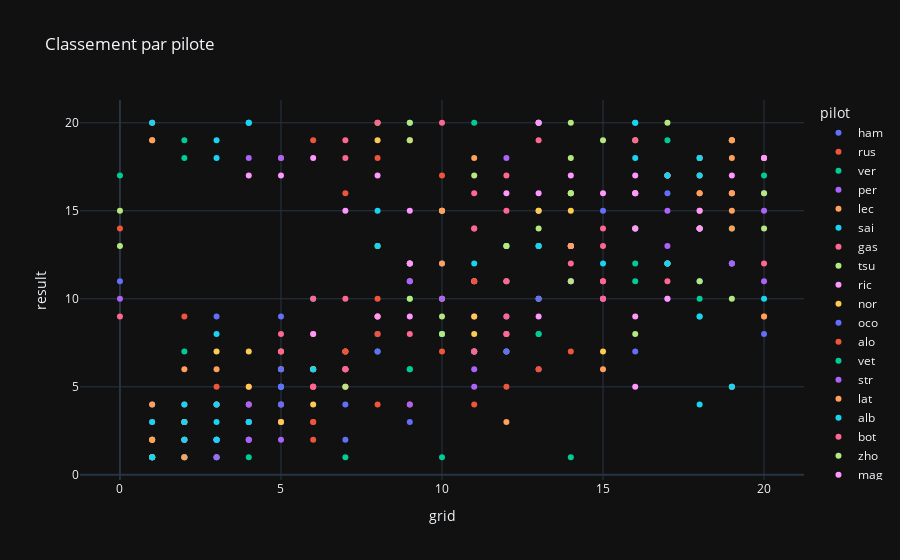

Notebook source saved alongside this figure:
### Markdown cell above
### nuage de point
un graph avec la position sur la grille en x, et le classement en y. cela permet de predire si l'ordre de la grille est conservé

### Code cell
px.scatter(data_all, x="grid", y="result", color="pilot", title="Classement par pilote", template="plotly_dark")

### Figure 1 — Plotly figure (JSON) as saved in the notebook; plotly's stock layout.template omitted (floating-point values rounded to 4 significant figures)
{"data": [{"hovertemplate": "pilot=ham<br>grid=%{x}<br>result=%{y}<extra></extra>", "legendgroup": "ham", "marker": {"color": "#636efa", "symbol": "circle"}, "mode": "markers", "name": "ham", "orientation": "v", "showlegend": true, "type": "scatter", "x": [5, 15, 5, 14, 6, 6, 8, 7, 4, 5, 9, 4, 7, 4, 4, 19, 3, 6, 3, 3], "xaxis": "x", "y": [3, 10, 4, 13, 6, 5, 8, 4, 3, 3, 3, 2, 2, 20, 4, 5, 9, 5, 2, 2], "yaxis": "y"}, {"hovertemplate": "pilot=rus<br>grid=%{x}<br>result=%{y}<extra></extra>", "legendgroup": "rus", "marker": {"color": "#EF553B", "symbol": "circle"}, "mode": "markers", "name": "rus", "orientation": "v", "showlegend": true, "type": "scatter", "x": [9, 6, 6, 11, 12, 4, 6, 5, 8, 8, 4, 6, 1, 5, 6, 2, 0, 8, 4, 2], "xaxis": "x", "y": [4, 5, 3, 4, 5, 3, 5, 3, 4, 18, 4, 3, 3, 4, 2, 3, 14, 8, 5, 4], "yaxis": "y"}, {"hovertemplate": "pilot=ver<br>grid=%{x}<br>result=%{y}<extra></extra>", "legendgroup": "ver", "marker": {"color": "#00cc96", "symbol": "circle"}, "mode": "markers", "name": "ver", "orientation": "v", "showlegend": true, "type": "scatter", "x": [2, 4, 2, 1, 3, 2, 4, 3, 1, 2, 1, 2, 10, 14, 1, 7, 8, 1, 2, 1], "xaxis": "x", "y": [19, 1, 18, 1, 1, 1, 3, 1, 1, 7, 2, 1, 1, 1, 1, 1, 7, 1, 1, 1], "yaxis": "y"}, {"hovertemplate": "pilot=per<br>grid=%{x}<br>result=%{y}<extra></extra>", "legendgroup": "per", "marker": {"color": "#ab63fa", "symbol": "circle"}, "mode": "markers", "name": "per", "orientation": "v", "showlegend": true, "type": "scatter", "x": [4, 1, 3, 3, 4, 5, 3, 2, 13, 4, 13, 3, 11, 2, 5, 13, 2, 4, 9, 4], "xaxis": "x", "y": [18, 4, 2, 2, 4, 2, 1, 2, 20, 2, 20, 4, 5, 2, 5, 6, 1, 2, 4, 3], "yaxis": "y"}, {"hovertemplate": "pilot=lec<br>grid=%{x}<br>result=%{y}<extra></extra>", "legendgroup": "lec", "marker": {"color": "#FFA15A", "symbol": "circle"}, "mode": "markers", "name": "lec", "orientation": "v", "showlegend": true, "type": "scatter", "x": [1, 2, 1, 2, 1, 1, 1, 1, 19, 3, 2, 1, 3, 15, 2, 1, 1, 2, 12, 7], "xaxis": "x", "y": [1, 2, 1, 6, 2, 20, 4, 19, 5, 4, 1, 19, 6, 6, 3, 2, 2, 3, 3, 6], "yaxis": "y"}, {"hovertemplate": "pilot=sai<br>grid=%{x}<br>result=%{y}<extra></extra>", "legendgroup": "sai", "marker": {"color": "#19d3f3", "symbol": "circle"}, "mode": "markers", "name": "sai", "orientation": "v", "showlegend": true, "type": "scatter", "x": [3, 3, 9, 4, 2, 3, 2, 4, 3, 1, 3, 19, 2, 1, 3, 18, 4, 3, 1, 5], "xaxis": "x", "y": [2, 3, 20, 20, 3, 4, 2, 20, 2, 1, 18, 5, 4, 3, 8, 4, 3, 19, 20, 5], "yaxis": "y"}, {"hovertemplate": "pilot=gas<br>grid=%{x}<br>result=%{y}<extra></extra>", "legendgroup": "gas", "marker": {"color": "#FF6692", "symbol": "circle"}, "mode": "markers", "name": "gas", "orientation": "v", "showlegend": true, "type": "scatter", "x": [10, 9, 11, 17, 7, 14, 17, 6, 15, 11, 10, 14, 20, 0, 11, 5, 7, 17, 11, 14], "xaxis": "x", "y": [20, 8, 9, 12, 18, 13, 11, 5, 14, 16, 15, 12, 12, 9, 11, 8, 10, 17, 14, 11], "yaxis": "y"}, {"hovertemplate": "pilot=tsu<br>grid=%{x}<br>result=%{y}<extra></extra>", "legendgroup": "tsu", "marker": {"color": "#B6E880", "symbol": "circle"}, "mode": "markers", "name": "tsu", "orientation": "v", "showlegend": true, "type": "scatter", "x": [16, 19, 13, 12, 9, 13, 11, 8, 20, 13, 14, 8, 16, 0, 9, 20, 10, 13, 19, 13], "xaxis": "x", "y": [8, 19, 15, 7, 12, 10, 17, 13, 18, 14, 16, 20, 19, 13, 20, 14, 15, 13, 10, 20], "yaxis": "y"}, {"hovertemplate": "pilot=ric<br>grid=%{x}<br>result=%{y}<extra></extra>", "legendgroup": "ric", "marker": {"color": "#FF97FF", "symbol": "circle"}, "mode": "markers", "name": "ric", "orientation": "v", "showlegend": true, "type": "scatter", "x": [18, 14, 7, 6, 14, 9, 14, 12, 9, 14, 16, 9, 9, 7, 17, 4, 16, 11, 15, 11], "xaxis": "x", "y": [14, 17, 6, 18, 13, 12, 13, 8, 11, 13, 9, 9, 15, 15, 17, 17, 5, 11, 16, 7], "yaxis": "y"}, {"hovertemplate": "pilot=nor<br>grid=%{x}<br>result=%{y}<extra></extra>", "legendgroup": "nor", "marker": {"color": "#FECB52", "symbol": "circle"}, "mode": "markers", "name": "nor", "orientation": "v", "showlegend": true, "type": "scatter", "x": [13, 11, 4, 5, 8, 11, 5, 11, 14, 6, 15, 5, 4, 17, 7, 3, 6, 10, 6, 8], "xaxis": "x", "y": [15, 7, 5, 3, 19, 8, 6, 9, 15, 6, 7, 7, 7, 12, 7, 7, 4, 10, 6, 9], "yaxis": "y"}, {"hovertemplate": "pilot=oco<br>grid=%{x}<br>result=%{y}<extra></extra>", "legendgroup": "oco", "marker": {"color": "#636efa", "symbol": "circle"}, "mode": "markers", "name": "oco", "orientation": "v", "showlegend": true, "type": "scatter", "x": [11, 5, 8, 16, 20, 12, 10, 13, 7, 15, 5, 10, 5, 16, 12, 14, 17, 5, 0, 10], "xaxis": "x", "y": [7, 6, 7, 14, 8, 7, 12, 10, 6, 15, 5, 8, 9, 7, 9, 11, 16, 4, 11, 8], "yaxis": "y"}, {"hovertemplate": "pilot=alo<br>grid=%{x}<br>result=%{y}<extra></extra>", "legendgroup": "alo", "marker": {"color": "#EF553B", "symbol": "circle"}, "mode": "markers", "name": "alo", "orientation": "v", "showlegend": true, "type": "scatter", "x": [8, 7, 10, 9, 11, 20, 7, 10, 2, 7, 8, 7, 6, 3, 13, 6, 5, 7, 14, 9], "xaxis": "x", "y": [9, 16, 17, 19, 11, 9, 7, 7, 9, 5, 10, 6, 8, 5, 6, 19, 18, 7, 7, 19], "yaxis": "y"}, {"hovertemplate": "pilot=vet<br>grid=%{x}<br>result=%{y}<extra></extra>", "legendgroup": "vet", "marker": {"color": "#00cc96", "symbol": "circle"}, "mode": "markers", "name": "vet", "orientation": "v", "showlegend": true, "type": "scatter", "x": [19, 13, 17, 13, 0, 16, 9, 9, 16, 18, 20, 12, 18, 10, 19, 11, 13, 9, 10, 16], "xaxis": "x", "y": [12, 13, 19, 8, 17, 11, 10, 6, 12, 9, 17, 11, 10, 8, 14, 20, 8, 6, 8, 14], "yaxis": "y"}, {"hovertemplate": "pilot=str<br>grid=%{x}<br>result=%{y}<extra></extra>", "legendgroup": "str", "marker": {"color": "#ab63fa", "symbol": "circle"}, "mode": "markers", "name": "str", "orientation": "v", "showlegend": true, "type": "scatter", "x": [20, 18, 19, 15, 0, 17, 18, 19, 17, 20, 17, 15, 14, 9, 10, 12, 11, 19, 5, 20], "xaxis": "x", "y": [16, 18, 12, 10, 10, 15, 14, 16, 10, 11, 13, 10, 11, 11, 10, 18, 6, 12, 18, 15], "yaxis": "y"}, {"hovertemplate": "pilot=lat<br>grid=%{x}<br>result=%{y}<extra></extra>", "legendgroup": "lat", "marker": {"color": "#FFA15A", "symbol": "circle"}, "mode": "markers", "name": "lat", "orientation": "v", "showlegend": true, "type": "scatter", "x": [14, 16, 18, 19, 19, 19, 19, 18, 18, 10, 19, 18, 19, 11, 20, 10, 19, 20, 17, 18], "xaxis": "x", "y": [13, 14, 16, 16, 14, 16, 15, 15, 16, 12, 19, 17, 18, 18, 18, 15, 19, 9, 17, 18], "yaxis": "y"}, {"hovertemplate": "pilot=alb<br>grid=%{x}<br>result=%{y}<extra></extra>", "legendgroup": "alb", "marker": {"color": "#19d3f3", "symbol": "circle"}, "mode": "markers", "name": "alb", "orientation": "v", "showlegend": true, "type": "scatter", "x": [6, 8, 20, 18, 18, 18, 16, 17, 12, 16, 11, 13, 17, 6, 15, null, 18, 16, 8, 17], "xaxis": "x", "y": [6, 15, 10, 11, 9, 18, 18, 12, 13, 20, 12, 13, 17, 10, 12, null, 17, 20, 13, 12], "yaxis": "y"}, {"hovertemplate": "pilot=bot<br>grid=%{x}<br>result=%{y}<extra></extra>", "legendgroup": "bot", "marker": {"color": "#FF6692", "symbol": "circle"}, "mode": "markers", "name": "bot", "orientation": "v", "showlegend": true, "type": "scatter", "x": [15, 12, 12, 7, 5, 7, 12, 15, 11, 12, 12, 11, 8, 13, 16, 15, 15, 12, 7, 6], "xaxis": "x", "y": [10, 11, 8, 5, 7, 6, 9, 11, 7, 17, 11, 14, 20, 19, 19, 13, 11, 15, 19, 10], "yaxis": "y"}, {"hovertemplate": "pilot=zho<br>grid=%{x}<br>result=%{y}<extra></extra>", "legendgroup": "zho", "marker": {"color": "#B6E880", "symbol": "circle"}, "mode": "markers", "name": "zho", "orientation": "v", "showlegend": true, "type": "scatter", "x": [7, 10, 14, 0, 17, 15, 20, 14, 10, 9, 18, 16, 12, 18, 14, 9, 14, 14, 18, 12], "xaxis": "x", "y": [5, 9, 11, 15, 20, 19, 16, 18, 8, 19, 14, 16, 13, 14, 16, 10, 20, 16, 11, 13], "yaxis": "y"}, {"hovertemplate": "pilot=mag<br>grid=%{x}<br>result=%{y}<extra></extra>", "legendgroup": "mag", "marker": {"color": "#FF97FF", "symbol": "circle"}, "mode": "markers", "name": "mag", "orientation": "v", "showlegend": true, "type": "scatter", "x": [null, null, 16, 8, 16, 8, 13, 16, 5, 17, 6, 20, 13, 12, 18, 16, 9, 18, 13, 19], "xaxis": "x", "y": [null, null, 14, 9, 16, 17, 20, 17, 17, 10, 8, 18, 16, 16, 15, 16, 12, 14, 9, 17], "yaxis": "y"}, {"hovertemplate": "pilot=sch<br>grid=%{x}<br>result=%{y}<extra></extra>", "legendgroup": "sch", "marker": {"color": "#FECB52", "symbol": "circle"}, "mode": "markers", "name": "sch", "orientation": "v", "showlegend": true, "type": "scatter", "x": [null, null, null, null, null, null, null, null, null, null, null, null, null, null, null, null, null, null, null, null], "xaxis": "x", "y": [null, null, null, null, null, null, null, null, null, null, null, null, null, null, null, null, null, null, 15, 15], "yaxis": "y"}], "layout": {"legend": {"title": {"text": "pilot"}, "tracegroupgap": 0}, "title": {"text": "Classement par pilote"}, "xaxis": {"anchor": "y", "domain": [0, 1], "title": {"text": "grid"}}, "yaxis": {"anchor": "x", "domain": [0, 1], "title": {"text": "result"}}}}
